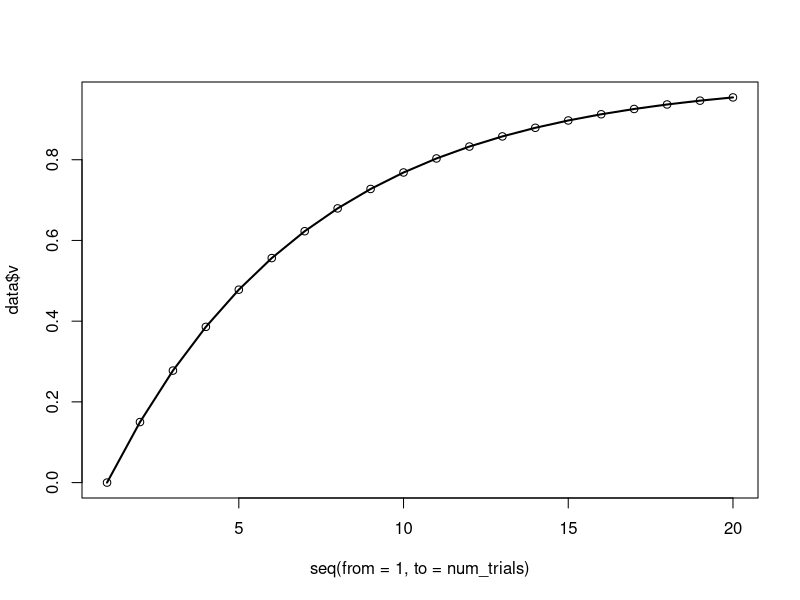

Source code (R):
## ---- chunk 1
rescola <- function(v_start, v_max, alpha, num_trials)
{
  v_vec = c(v_start)
  delta_v_vec = c(0)
  
  for(i in 2:num_trials)
  {
    delta_v_vec[i] = alpha*(v_max - v_vec[i-1])
    v_vec[i] = v_vec[i-1] + delta_v_vec[i]
  }
  
  data<-as.data.frame(cbind(v_vec, delta_v_vec))
  colnames(data)<-c("v","delta_v")
  return(data)
}

num_trials = 20
data = rescola(0, 1, 0.15, num_trials)
data
plot(seq(from=1, to=num_trials), data$v)
lines(seq(from=1, to=num_trials), data$v,col="black",lwd=2)
